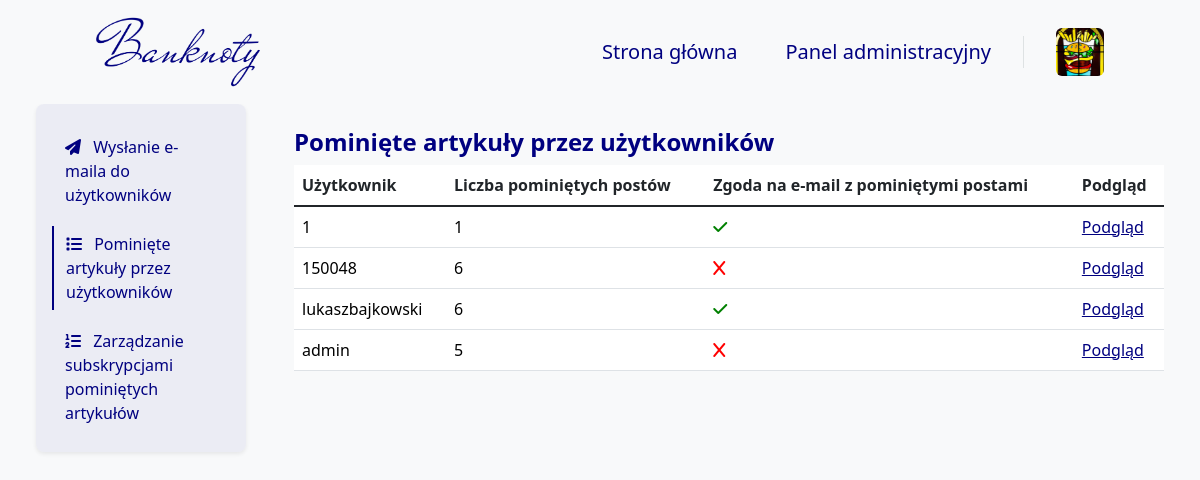
/skipped_posts/AdminPanel/ (signed in), run on the app's committed database.
### blog/models.py (models this page shows, shortened)
class Author(models.Model):
    user = models.OneToOneField(User, on_delete=models.CASCADE, verbose_name="Użytkownik")
    bio = models.TextField(
        validators=[validate_bio],
        verbose_name="O autorze", help_text="Krótka informacja o autorze, maksymalnie 512 znaków.")
    profile_pic = models.ImageField(
        null=False, blank=False,
        upload_to="images/profile/",
        verbose_name="Zdjęcie profilowe")
    author_quote = models.TextField(null=False,
                                    blank=False,
                                    validators=[validate_author_quote],
                                    verbose_name='Cytat autora',
                                    help_text="Krótkie motto autora, maksymalnie 128 znaków.")
    author_function = models.TextField(null=False,
                                       blank=False,
                                       validators=[validate_author_function],
                                       verbose_name='Stanowisko autora',
                                       help_text="Nazwa funkcji jaką pełni autor.")
    author_url = models.URLField(null=True, blank=True, verbose_name="URL do strony użytkowanika")
    pinterest_url = models.URLField(
        validators=[validate_pinterest],
        null=True, blank=True, verbose_name="URL do Pinteresta")
    facebook_url = models.URLField(
        validators=[validate_facebook],
        null=True, blank=True, verbose_name="URL do Facebooka")
    twitter_url = models.URLField(
        validators=[validate_twitter],
        null=True, blank=True, verbose_name="URL do Twittera")
    instagram_url = models.URLField(
        validators=[validate_instagram],
        null=True, blank=True, verbose_name="URL do Instagrama")
    def is_profile_pic(self):
        if self.profile_pic:
            return True
        else:
            return False
    is_profile_pic.boolean = True
    is_profile_pic.short_description = 'Profile picture'
    def is_author_url(self):
        if self.author_url:
            return True
        else:
            return False
    is_author_url.boolean = True
    is_author_url.short_description = 'Author page'
    def is_pinterest_url(self):
        if self.pinterest_url:
            return True
        else:
            return False
    is_pinterest_url.boolean = True
    is_pinterest_url.short_description = 'Pinterest page'
    def is_twitter_url(self):
        if self.twitter_url:
            return True
        else:
            return False
    is_twitter_url.boolean = True
    is_twitter_url.short_description = 'Twitter page'
    def is_facebook_url(self):
        if self.facebook_url:
            return True
        else:
            return False
    is_facebook_url.boolean = True
    is_facebook_url.short_description = 'Facebook page'
    def is_instagram_url(self):
        if self.instagram_url:
            return True
        else:
            return False
    is_instagram_url.boolean = True
    is_instagram_url.short_description = 'Instagram page'

class User(models.Model):
    GENDER_CHOICES = (
        ('M', 'Mężczyzna'),
        ('K', 'Kobieta'),
        ('I', 'Inna'),
    )
    user = models.OneToOneField(
        User,
        on_delete=models.CASCADE,
        verbose_name="Użytkownik")
    bio = models.TextField(
        null=False,
        blank=True,
        validators=[validate_bio],
        verbose_name="Bio",
        help_text="Krótka informacja o użytkowniku, maksymalnie 512 znaków.")
    profile_pic = models.ImageField(
        null=False,
        blank=False,
        default="images/profile/1.png",
        upload_to="images/user/",
        verbose_name="Zdjęcie profilowe")
    phone_number = PhoneNumberField(
        region='PL',
        null=True,
        blank=True,
        unique=True,
        verbose_name="Numer telefonu")
    gender = models.CharField(
        choices=GENDER_CHOICES,
        null=False,
        blank=False,
        default='Mężczyzna',
        verbose_name="Płeć",
        max_length=6)
    newsletter = models.BooleanField(
        default=False,
        verbose_name="Biuletyn")
    miss_news = models.BooleanField(
        default=False,
        verbose_name="Pominięte artykuły")
    meetups_news = models.BooleanField(
        default=True,
        verbose_name="Spotkania i wydarzenia")
    opportunities_news = models.BooleanField(
        default=False,
        verbose_name="Okazje z rynku aukcyjnego")
    company_news = models.BooleanField(
        default=True,
        verbose_name="Wiadomości od Banknoty")
    replay_news = models.BooleanField(
        default=False,
        verbose_name="Shot wydzarzeń na Banknoty")
    development_news = models.BooleanField(
        default=False,
        verbose_name="Informacje o rozwoju i zmianach na Banknoty")
    opened_posts = models.ManyToManyField(
        Blog,
        blank=True,
        related_name='opened_by_users',
        verbose_name="Otwarte posty"
    )
    can_be_author = models.BooleanField(
        default=False,
        verbose_name="Czy może być autorem",
        help_text='Czy wniosek na autora został rozpatrzony pozytywnie.')
    def __init__(self, *args, temp=65, **kwargs):
        self.temp = temp
        return super().__init__(*args, **kwargs)
    def is_profile_pic(self):
        if self.profile_pic == "images/profile/1.png":
            return False
        else:
            return True
    is_profile_pic.boolean = True
    is_profile_pic.short_description = 'Zdjęcie profilowe'
    def is_bio(self):
        if self.bio:
            return True
        else:
            return False
    is_bio.boolean = True
    is_bio.short_description = 'Bio'
    def is_phone_number(self):
        if self.phone_number:
            return True
        else:
            return False
    is_phone_number.boolean = True
    is_phone_number.short_description = 'Phone number'
    def is_newsletter(self):
        if self.newsletter:
            return True
        else:
            return False
    is_newsletter.boolean = True
    is_newsletter.short_description = 'Newsletter'

### blog/views_admin/newsletter/skipped_posts/skipped_posts_views.py (the view)
# urls.py: path('skipped_posts/AdminPanel/', skipped_posts_admin_panel, name='skipped_posts_admin_panel'),
@superuser_required
def skipped_posts_admin_panel(request):
    users = DjangoUser.objects.all().order_by('user__id')
    users_with_unopened_posts = []
    for user in users:
        unopened_posts_count = Blog.objects.filter(publiction_status=True).exclude(
            id__in=user.opened_posts.all()).count()
        user.unopened_posts_count = unopened_posts_count
        users_with_unopened_posts.append(user)
    context = get_paginated_context(request, users_with_unopened_posts, 10)
    return render(
        request,
        'AdminTemplates/Newsletter/SkippedPosts/SkippedPostsManageAdmin.html',
        context
    )

### blog/views.py (called while the page is built)
def get_paginated_context(request, queryset, items_per_page=10):
    paginator = Paginator(queryset, items_per_page)
    page_number = request.GET.get('page')
    page_obj = paginator.get_page(page_number)
    context = {
        'page_obj': page_obj,
    }
    return context

### templates/AdminTemplates/Newsletter/SkippedPosts/SkippedPostsManageAdmin.html (shortened to what this page needs)
{% extends 'base.html' %}
{% block navbar %}
    {% include 'Navbar/NavbarAdmin.html' %}
{% endblock %}
{% block content %}
    <div class="container-fluid p-0 m-0">
        <div class="row">
            <div class="col-12 col-lg-3 px-5 px-lg-5 mx-auto bg-body-tertiary">
                {% include 'AdminTemplates/Newsletter/SkippedPosts/Elements/Navigation.html' %}
            </div>
            <div class="col-12 col-lg-9 px-5 px-lg-0 pe-lg-5 pt-4 pt-lg-3 mx-auto bg-body-tertiary mt-2">
                <h4 class="mb-0 pb-2 fw-bold text-navy">
                    Pominięte artykuły przez użytkowników
                </h4>
                {% include 'AdminTemplates/Newsletter/SkippedPosts/Elements/Table/SkippedPosts.html' %}
            </div>
        </div>
    </div>
{% endblock %}

### templates/Navbar/Elements/DropdownUserSmallScreen.html
<a class="ms-4 nav-user" role="button" data-bs-toggle="dropdown" data-bs-auto-close="outside"
   aria-expanded="false">
    {% if user.author %}
        <img class="card-photo rounded nav-user-img" src="{{ user.author.profile_pic.url }}" alt="">
    {% else %}
        <img class="card-photo rounded nav-user-img" src="{{ user.user.profile_pic.url }}" alt="">
    {% endif %}
</a>

### templates/AdminTemplates/Newsletter/SkippedPosts/Elements/Table/SkippedPosts.html
<table class="table table-hover">
    <thead>
    <tr>
        <th scope="col">Użytkownik</th>
        <th scope="col">Liczba pominiętych postów</th>
        <th scope="col">Zgoda na e-mail z pominiętymi postami</th>
        <th scope="col">Podgląd</th>
    </tr>
    </thead>
    <tbody class="table-group-divider">
    {% for user in page_obj %}
        <tr>
            <td>
                <a class="admin_panel_link" href="{% url 'skipped_posts_detail_admin_panel' user.pk %}">
                    {{ user.user }}
                </a>
            </td>
            <td>
                <a class="admin_panel_link" href="{% url 'skipped_posts_detail_admin_panel' user.pk %}">
                    {{ user.unopened_posts_count }}
                </a>
            </td>
            <td>
                <a class="admin_panel_link" href="{% url 'skipped_posts_detail_admin_panel' user.pk %}">
                    {% if user.miss_news %}
                        <i class="fa-solid fa-check"></i>
                    {% else %}
                        <i class="fa-solid fa-x"></i>
                    {% endif %}
                </a>
            </td>
            <td>
                <a class="admin_panel_edit_link"
                   href="{% url 'skipped_posts_detail_admin_panel' user.pk %}">
                    Podgląd
                </a>
            </td>
        </tr>
    {% endfor %}
    </tbody>
</table>

### blog/static/css/style.css (style rules this page uses)
.card-photo { aspect-ratio: 1/1 !important; width: 100%; max-height: 400px; object-fit: cover; object-position: center; }
::placeholder { color: navy !important; opacity: 1; }
.fa-x { min-width: 16px; min-height: 16px; color: red; transition: color 0.5s ease; }
.fa-check { min-width: 16px; min-height: 16px; color: green; }
.admin_panel_link:link { text-decoration: none !important; color: black; }
.admin_panel_edit_link { color: navy; }

### blog/static/css/Authors.css (style rules this page uses)
.text-navy { color: navy; }

### blog/static/css/Author.css (style rules this page uses)
.text-navy { color: navy; }

### blog/static/css/Navbar.css (style rules this page uses)
.nav-user { line-height: 32px; }
.nav-user-img { height: 48px; width: 48px; }

### data on the page
User: user "1", unopened_posts_count "1", miss_news True (drawn)
User: user "150048", unopened_posts_count "6", miss_news False (drawn)
User: user "lukaszbajkowski", unopened_posts_count "6", miss_news True (drawn)
User: user "admin", unopened_posts_count "5", miss_news False (drawn)
